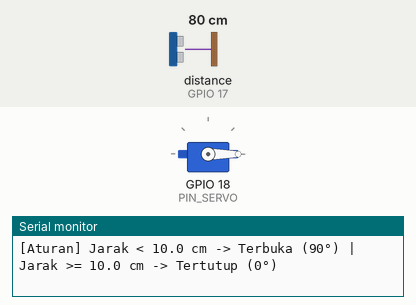
Recording of a sketch running on a simulated ESP32. Parts: servo, the last lines printed to the serial monitor. Wiring (from diagram.json): ultrasonic range finder: trigger GPIO 5; echo GPIO 17. Inputs (shaded band) come from the test bench; at power-on: distance to the obstacle (sensor on GPIO 17) 80 cm. The echo pulse lasts 58.3 µs per cm.

Above: at 1.3 s.
1.4 s: distance to the obstacle (sensor on GPIO 17) set to 12 cm
2.9 s: distance to the obstacle (sensor on GPIO 17) set to 9 cm
At 3.7 s:
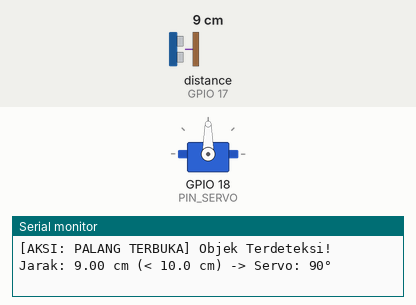
Timing chart, 0 to 5.9 s (numbered marks = the images above; inputs shaded):
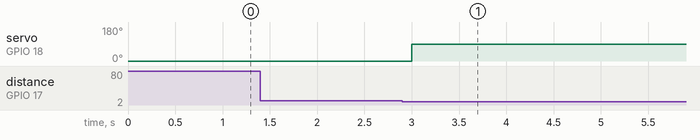

Measured:
- the behaviour switches between 11 and 10 cm on distance to the obstacle (sensor on GPIO 17) (found by bisection; images 0 and 1)
- after the input at 1.4 s, every drawn part: stays the same
- after the input at 2.9 s, servo on GPIO 18 (PIN_SERVO): 0° → 90° after 0.10 s

The sketch:

soal4_servo_ultrasonic.ino
```cpp
/**
 * ==============================================================================
 * UTS PRAKTIKUM EMBEDDED SYSTEM - SOAL 4
 * ==============================================================================
 * Judul     : Sistem Mekanisme Palang Otomatis Berbasis Motor Servo & HC-SR04
 * Komponen  : ESP32 DevKit, 1x Motor Servo SG90, 1x Sensor Ultrasonik HC-SR04
 * Pinout    :
 *   - Servo Signal (PWM) -> GPIO 18
 *   - Servo V+           -> 5V ESP32
 *   - Servo GND          -> GND ESP32
 *   - HC-SR04 Trig       -> GPIO 5
 *   - HC-SR04 Echo       -> GPIO 17
 *   - HC-SR04 VCC        -> 5V ESP32
 *   - HC-SR04 GND        -> GND ESP32
 *
 * Logika Pengendalian Palang:
 *   a. Mengukur jarak rintangan di depan sensor menggunakan HC-SR04.
 *   b. Jarak < 10.0 cm  : Kendaraan/objek mendekat -> Servo bergerak ke sudut 90° (Palang Terbuka).
 *   c. Jarak >= 10.0 cm : Area bebas / objek menjauh -> Servo kembali ke sudut 0° (Palang Tertutup).
 *   d. Menggunakan library ESP32Servo yang optimal untuk arsitektur timer ESP32.
 * ==============================================================================
 */

#include <Arduino.h>
#include <ESP32Servo.h>

// Definisi Pin Periferal
const int PIN_SERVO = 18;
const int PIN_TRIG  = 5;
const int PIN_ECHO  = 17;

// Batas Ambang Deteksi Objek (Threshold)
const float AMBANG_JARAK_BUKA = 10.0; // Batas jarak dalam centimeter (cm)

// Objek Motor Servo
Servo barrierServo;

// Variabel Status Palang
int currentAngle = -1; // -1 menandakan status belum diinisialisasi
unsigned long lastMeasureTime = 0;
const unsigned long INTERVAL_UKUR = 200; // Pengukuran dilakukan setiap 200 ms untuk respon cepat

// Fungsi Mengukur Jarak dengan Sensor HC-SR04
float readDistanceCM() {
  // Pastikan pin Trig LOW selama 2 mikrodetik untuk sinyal bersih
  digitalWrite(PIN_TRIG, LOW);
  delayMicroseconds(2);

  // Kirim pulsa ultrasonik HIGH selama 10 mikrodetik
  digitalWrite(PIN_TRIG, HIGH);
  delayMicroseconds(10);
  digitalWrite(PIN_TRIG, LOW);

  // Baca durasi pantulan pulsa HIGH pada pin Echo (Timeout 30.000 µs = ±5 meter)
  long duration = pulseIn(PIN_ECHO, HIGH, 30000);

  // Jika timeout (tidak ada pantulan/luar jangkauan)
  if (duration == 0) {
    return 999.0; // Representasi jarak aman / tidak ada objek
  }

  // Rumus kecepatan suara: s = (v * t) / 2 dengan v = 0.0343 cm/µs
  float distance = (duration * 0.0343) / 2.0;
  return distance;
}

void setup() {
  Serial.begin(115200);
  delay(100);
  Serial.println("\n========================================================");
  Serial.println("UTS EMBEDDED SYSTEM - SOAL 4: PALANG OTOMATIS SERVO + HC-SR04");
  Serial.println("========================================================");

  // Inisialisasi Pin Ultrasonik
  pinMode(PIN_TRIG, OUTPUT);
  pinMode(PIN_ECHO, INPUT);

  // Inisialisasi Motor Servo SG90 pada GPIO 18
  barrierServo.attach(PIN_SERVO, 500, 2400);

  // Posisi awal: Palang Tertutup (0°)
  barrierServo.write(0);
  currentAngle = 0;

  Serial.println("[Init] Sensor HC-SR04 aktif & Servo disetel ke 0° (Palang Tertutup).");
  Serial.printf("[Aturan] Jarak < %.1f cm -> Terbuka (90°) | Jarak >= %.1f cm -> Tertutup (0°)\n\n",
                AMBANG_JARAK_BUKA, AMBANG_JARAK_BUKA);
}

void loop() {
  unsigned long currentMillis = millis();

  // Pengukuran berkala setiap 200 ms (Non-blocking)
  if (currentMillis - lastMeasureTime >= INTERVAL_UKUR) {
    lastMeasureTime = currentMillis;

    float distance = readDistanceCM();

    // Evaluasi Logika Palang Otomatis
    if (distance < AMBANG_JARAK_BUKA) {
      // KONDISI OBJEK MENDEKAT (< 10 cm) -> BUKA PALANG (90°)
      if (currentAngle != 90) {
        barrierServo.write(90);
        currentAngle = 90;
        Serial.printf("[AKSI: PALANG TERBUKA] Objek Terdeteksi! Jarak: %.2f cm (< %.1f cm) -> Servo: 90°\n",
                      distance, AMBANG_JARAK_BUKA);
      }
    } else {
      // KONDISI AREA BEBAS / OBJEK MENJAUH (>= 10 cm) -> TUTUP PALANG (0°)
      if (currentAngle != 0) {
        barrierServo.write(0);
        currentAngle = 0;
        if (distance >= 900.0) {
          Serial.println("[AKSI: PALANG TERTUTUP] Area Bersih (Di luar jangkauan) -> Servo: 0°");
        } else {
          Serial.printf("[AKSI: PALANG TERTUTUP] Objek Menjauh! Jarak: %.2f cm (>= %.1f cm) -> Servo: 0°\n",
                        distance, AMBANG_JARAK_BUKA);
        }
      }
    }
  }
}
```
